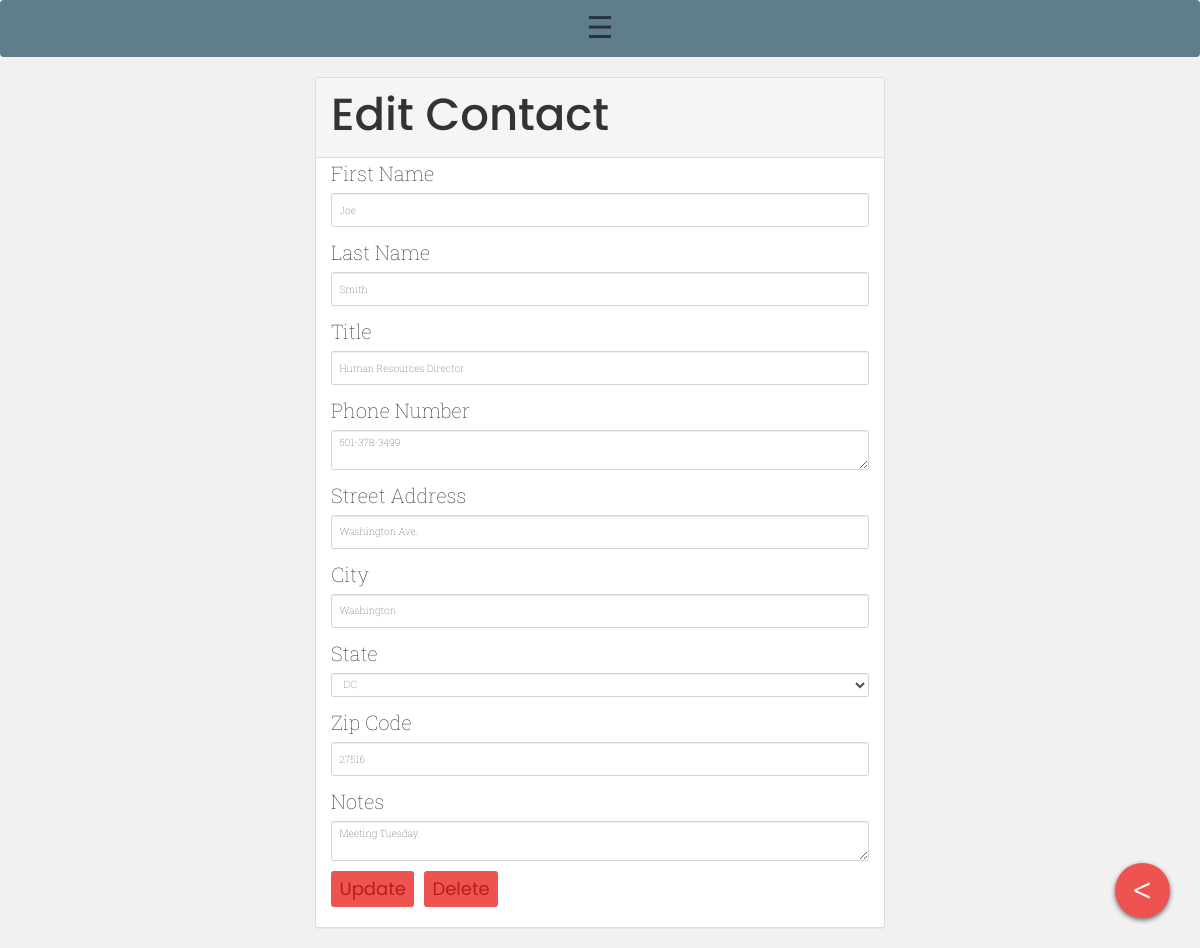
The page /edit.php?id=7 on the database its author committed.
### tables this page shows
CREATE TABLE `contacts` (
  `id` int(11) NOT NULL,
  `first` varchar(200) NOT NULL,
  `last` varchar(200) NOT NULL,
  `title` varchar(200) NOT NULL,
  `phone` varchar(200) NOT NULL,
  `address` varchar(200) NOT NULL,
  `city` varchar(200) NOT NULL,
  `state` varchar(200) NOT NULL,
  `zipcode` varchar(200) NOT NULL,
  `notes` text NOT NULL
);

### edit.php (the view, shortened to what this page needs)
<?php
  include 'header.php';
  $id = $_GET['id'];
  $stmt = $db->prepare('SELECT * from contacts WHERE id = :id LIMIT 1');
  $stmt->bindParam(':id', $id);
  $stmt->execute();
  $contact = $stmt->fetch(PDO::FETCH_ASSOC);
 ?>
<div class="container-fluid">
  <div class="row justify-content-md-center">
    <div class="col col-lg-6 col-md-10">
<div class="container panel panel-default" id="presentation">
  <div class="row panel-heading">
<form method="POST" action="/update.php">
    <h1>Edit Contact</h1>
  </div>
  <div class="form-group">
    <label for="contact_first">First Name</label>
    <input class="form-control" type="text" name="first" id="first" value="<?= $contact['first']; ?>" />
  </div>
  <div class="form-group">
    <label for="contact_last">Last Name</label>
    <input class="form-control" type="text" name="last" id="last" value="<?= $contact['last']; ?>" />
  </div>
  <div class="form-group">
    <label for="contact_title">Title</label>
    <input class="form-control" type="text" name="title" id="title" value="<?= $contact['title']; ?>" />
  </div>
  <div class="form-group">
    <label for="contact_phone">Phone Number</label>
    <textarea class="form-control" name="phone" id="phone"><?= $contact['phone']; ?></textarea>
  </div>
  <div class="form-group">
    <label for="contact_address">Street Address</label>
    <input class="form-control" type="text" name="address" id="address" value="<?= $contact['address']; ?>" />
  </div>
  <div class="form-group">
    <label for="contact_city">City</label>
    <input class="form-control" type="text" name="city" id="city" value="<?= $contact['city']; ?>" />
  </div>
  <div class="form-group">
    <label for="contact_state">State</label>
    <select name="state" id="contact_state" value="<?= $contact['state']; ?>" class="form-control">
      <option><?= $contact['state']; ?></option>
    </select>
  </div>
  <div class="form-group">
    <label for="contact_zipcode">Zip Code</label>
    <input class="form-control" type="text" name="zipcode" id="zipcode" value="<?= $contact['zipcode']; ?>" />
  </div>
  <div class="form-group">
    <label for="contact_notes">Notes</label>
    <textarea class="form-control" name="notes" id="notes"><?= $contact['notes']; ?></textarea>
  </div>
  <button class="btn btn-primary">Update</button>
  <a href="/delete.php?id=<?= $contact['id']; ?>" class="btn btn-delete" style="
    color: #B71C1C;">Delete</a>
</div>
</div>
</div>
<div id="container-floating">
  <div id="floating-button" data-toggle="tooltip" data-placement="left" data-original-title="Back" onclick="location.href='index.php';">
<p class="plus"><</p>
  </div>
</div>
</div>
<?php   include 'footer.php'; ?>

### style.css (style rules this page uses)
body { font-family: 'Roboto Slab', serif; font-weight: 100; background: #f1f1f1; color: #263238; }
p { font-family: 'Roboto Slab', serif; font-weight: 300; color: #263238; font-size: 22px; }
h1 { font-family: 'Poppins', sans-serif; font-size: 45px; }
a { text-decoration: none; color: #424242; }
.form-group { font-family: 'Roboto Slab', serif; font-weight: 100; font-size: 20px; }
.form-group label { font-weight: 100; }
.btn { color: #B71C1C; background-color: #EF5350; border-color: #EF5350; font-family: 'Poppins', sans-serif; font-size: 18px; margin-bottom: 20px; }
#presentation { background: #FFF; transition: all 0.2s; border-radius: 3px; }
div.panel-default a { text-decoration: none; color: #455A64; }
#floating-button { width: 55px; height: 55px; border-radius: 50%; background: #EF5350 ; position: fixed; bottom: 30px; right: 30px; cursor: pointer; box-shadow: 0px 2px 5px #666; }
.plus { color: white; position: absolute; top: 0; display: block; bottom: 0; left: 0; right: 0; text-align: center; padding: 0; margin: 0; line-height: 55px; font-size: 38px; font-family: 'Roboto'; font-weight: 300; animation: plus-out 0.3s; transition: all 0.3s; }
#container-floating { position: fixed; width: 70px; height: 70px; bottom: 30px; right: 30px; z-index: 50px; }

### rows shown on the page
contacts: first "Joe", last "Smith", title "Human Resources Director", phone "501-378-3499", address "Washington Ave.", city "Washington", state "DC", zipcode "27516", notes "Meeting Tuesday."
